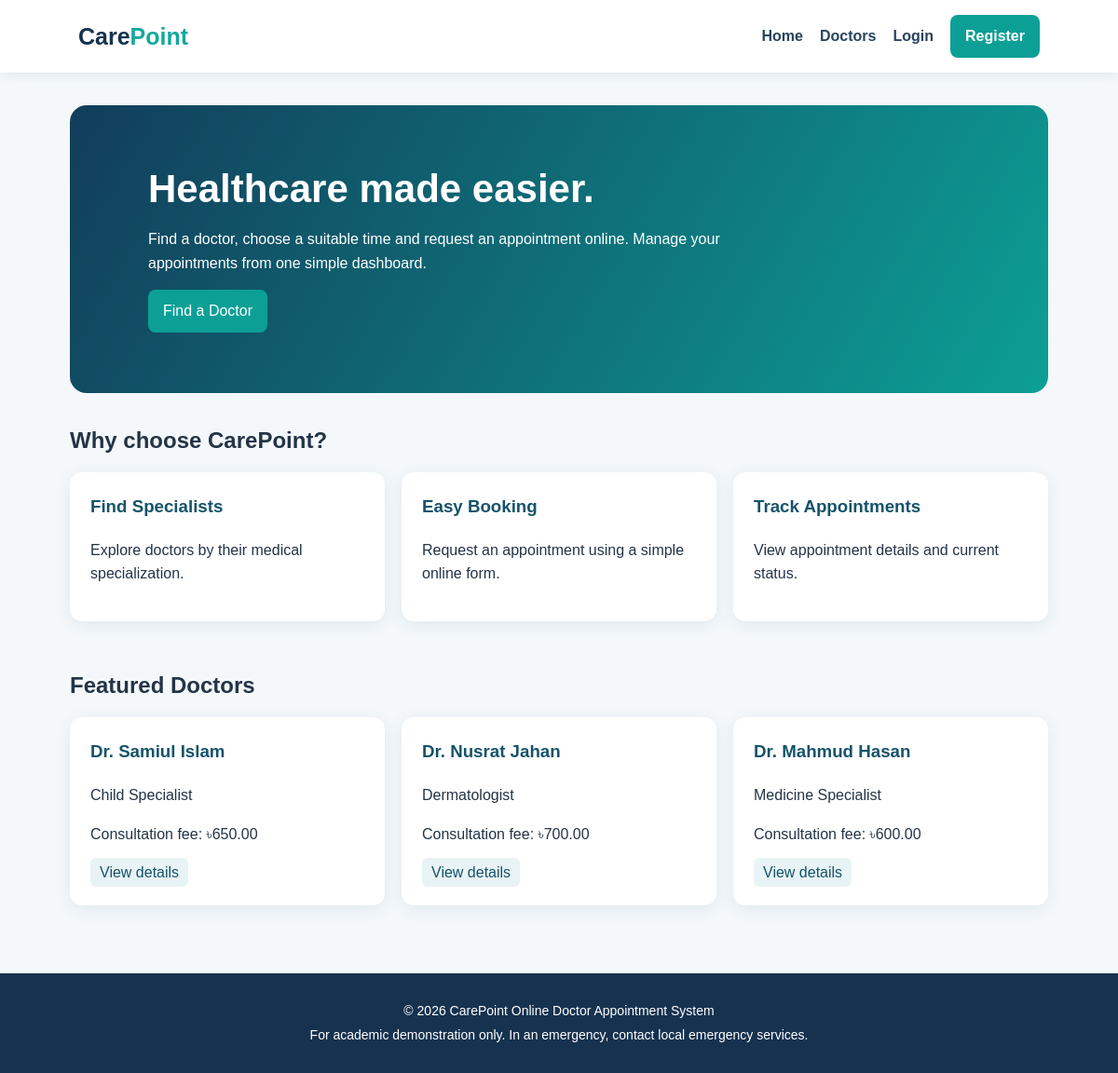
The page / on the database its author committed.
### tables this page shows
CREATE TABLE IF NOT EXISTS doctors (
  id INT AUTO_INCREMENT PRIMARY KEY,
  name VARCHAR(120) NOT NULL,
  specialization VARCHAR(120) NOT NULL,
  fee DECIMAL(10,2) NOT NULL DEFAULT 500,
  available_days VARCHAR(150) NOT NULL,
  available_time VARCHAR(100) NOT NULL,
  created_at TIMESTAMP DEFAULT CURRENT_TIMESTAMP
);

### index.php (the view)
<?php require_once 'config/db.php'; $doctors=$pdo->query("SELECT * FROM doctors ORDER BY id DESC LIMIT 3")->fetchAll(); ?>
<!DOCTYPE html><html lang="en"><head><meta charset="UTF-8"><meta name="viewport" content="width=device-width, initial-scale=1"><title>CarePoint | Online Doctor Appointment</title><link rel="stylesheet" href="assets/style.css"></head><body>
<?php include 'includes/header.php'; ?>
<div class="container">
<section class="hero"><h1>Healthcare made easier.</h1><p>Find a doctor, choose a suitable time and request an appointment online. Manage your appointments from one simple dashboard.</p><a class="btn" href="doctors.php">Find a Doctor</a></section>
<h2 class="section-title">Why choose CarePoint?</h2><div class="cards"><div class="card"><h3>Find Specialists</h3><p>Explore doctors by their medical specialization.</p></div><div class="card"><h3>Easy Booking</h3><p>Request an appointment using a simple online form.</p></div><div class="card"><h3>Track Appointments</h3><p>View appointment details and current status.</p></div></div>
<h2 class="section-title">Featured Doctors</h2><div class="cards"><?php foreach($doctors as $d): ?><div class="card"><h3><?=htmlspecialchars($d['name'])?></h3><p><?=htmlspecialchars($d['specialization'])?></p><p>Consultation fee: ৳<?=htmlspecialchars($d['fee'])?></p><a class="small-btn" href="doctors.php">View details</a></div><?php endforeach; ?></div>
</div><?php include 'includes/footer.php'; ?></body></html>

### assets/style.css (style rules this page uses)
* { box-sizing:border-box }
body { margin:0;font-family:Arial,sans-serif;background:#f4f8fb;color:#243447;line-height:1.6 }
.nav-button,.btn { background:#0c9f96;color:white!important;padding:10px 16px;border-radius:8px;text-decoration:none;border:0;cursor:pointer;display:inline-block }
.container { width:min(1050px,92%);margin:35px auto }
.hero { background:linear-gradient(120deg,#123d5a,#0c9f96);color:#fff;padding:65px 8%;border-radius:18px }
.hero h1 { font-size:42px;line-height:1.2;margin:0 0 15px }
.hero p { max-width:650px }
.section-title { margin:32px 0 15px }
.cards { display:grid;grid-template-columns:repeat(auto-fit,minmax(220px,1fr));gap:18px }
.card,.panel { background:#fff;padding:22px;border-radius:13px;box-shadow:0 4px 18px #dfe8ee;margin-bottom:18px }
.card h3 { margin-top:0;color:#15536a }
.small-btn { padding:7px 10px;border-radius:6px;background:#e8f3f5;color:#15536a;text-decoration:none;border:0;cursor:pointer }

### rows shown on the page
doctors: name "Dr. Samiul Islam", specialization "Child Specialist", fee "650.00"
doctors: name "Dr. Nusrat Jahan", specialization "Dermatologist", fee "700.00"
doctors: name "Dr. Mahmud Hasan", specialization "Medicine Specialist", fee "600.00"
